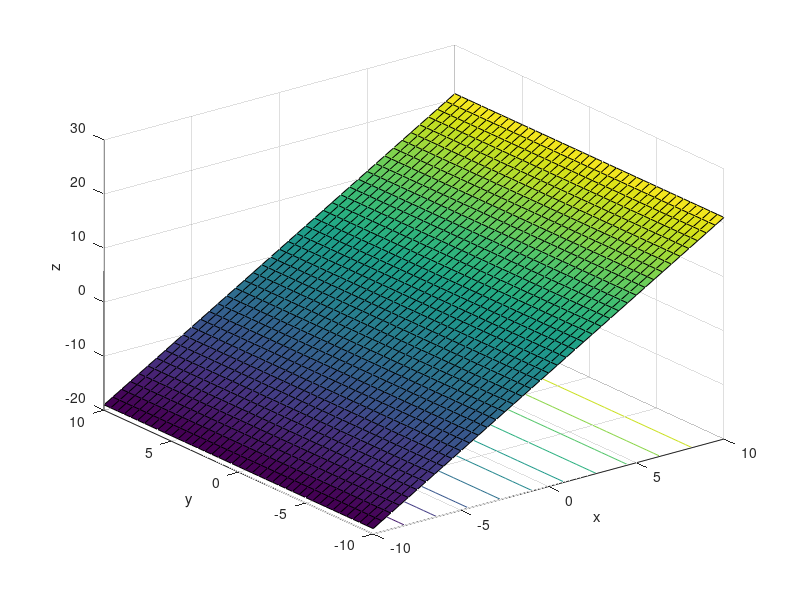

Write the MATLAB code that produced this figure.
a = input('a=');
b = input('b=');
c = input('c=');
d = input('d=');

y = -10:0.5:10;
x = -10:0.5:10;

[X,Y] = meshgrid(x,y);

Z = (a*X + b* y + d)/c;
figure
surfc(X, Y, Z);

xlabel('x');
ylabel('y');
zlabel('z');